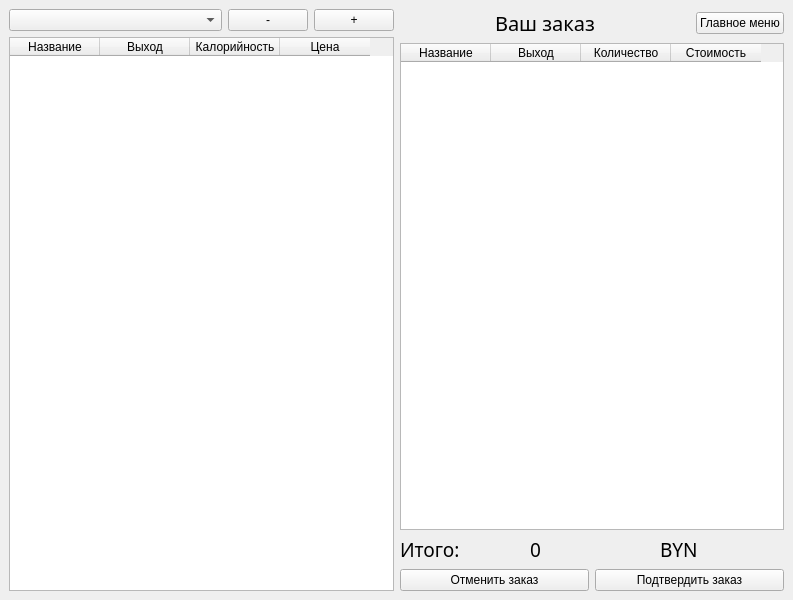
<?xml version="1.0" encoding="UTF-8"?>
<ui version="4.0">
 <class>MainWindow</class>
 <widget class="QMainWindow" name="MainWindow">
  <property name="geometry">
   <rect>
    <x>0</x>
    <y>0</y>
    <width>793</width>
    <height>600</height>
   </rect>
  </property>
  <property name="windowTitle">
   <string>MainWindow</string>
  </property>
  <widget class="QWidget" name="centralwidget">
   <layout class="QHBoxLayout" name="horizontalLayout_3">
    <item>
     <layout class="QHBoxLayout" name="horizontalLayout" stretch="1,1">
      <item>
       <layout class="QVBoxLayout" name="verticalLayout_9" stretch="0,5">
        <item>
         <layout class="QHBoxLayout" name="horizontalLayout_4" stretch="90,5,5">
          <item>
           <widget class="QComboBox" name="typesComboBox"/>
          </item>
          <item>
           <widget class="QPushButton" name="minusButton">
            <property name="text">
             <string>-</string>
            </property>
           </widget>
          </item>
          <item>
           <widget class="QPushButton" name="plusButon">
            <property name="text">
             <string>+</string>
            </property>
           </widget>
          </item>
         </layout>
        </item>
        <item>
         <widget class="QTableWidget" name="menuTableWidget">
          <property name="sizeAdjustPolicy">
           <enum>QAbstractScrollArea::AdjustToContents</enum>
          </property>
          <property name="sortingEnabled">
           <bool>true</bool>
          </property>
          <attribute name="horizontalHeaderDefaultSectionSize">
           <number>90</number>
          </attribute>
          <attribute name="horizontalHeaderMinimumSectionSize">
           <number>50</number>
          </attribute>
          <attribute name="horizontalHeaderShowSortIndicator" stdset="0">
           <bool>true</bool>
          </attribute>
          <column>
           <property name="text">
            <string>Название</string>
           </property>
          </column>
          <column>
           <property name="text">
            <string>Выход</string>
           </property>
          </column>
          <column>
           <property name="text">
            <string>Калорийность</string>
           </property>
          </column>
          <column>
           <property name="text">
            <string>Цена</string>
           </property>
          </column>
         </widget>
        </item>
       </layout>
      </item>
      <item>
       <layout class="QVBoxLayout" name="verticalLayout_8">
        <item>
         <layout class="QHBoxLayout" name="horizontalLayout_2" stretch="3,0">
          <item>
           <widget class="QLabel" name="label">
            <property name="font">
             <font>
              <family>Lobster</family>
              <pointsize>15</pointsize>
             </font>
            </property>
            <property name="text">
             <string>Ваш заказ</string>
            </property>
            <property name="textFormat">
             <enum>Qt::AutoText</enum>
            </property>
            <property name="alignment">
             <set>Qt::AlignCenter</set>
            </property>
           </widget>
          </item>
          <item>
           <widget class="QPushButton" name="mainMenuButton">
            <property name="text">
             <string>Главное меню</string>
            </property>
           </widget>
          </item>
         </layout>
        </item>
        <item>
         <widget class="QTableWidget" name="billTableWidget">
          <property name="sizeAdjustPolicy">
           <enum>QAbstractScrollArea::AdjustToContents</enum>
          </property>
          <attribute name="horizontalHeaderDefaultSectionSize">
           <number>90</number>
          </attribute>
          <attribute name="horizontalHeaderMinimumSectionSize">
           <number>50</number>
          </attribute>
          <attribute name="horizontalHeaderShowSortIndicator" stdset="0">
           <bool>true</bool>
          </attribute>
          <column>
           <property name="text">
            <string>Название</string>
           </property>
          </column>
          <column>
           <property name="text">
            <string>Выход</string>
           </property>
          </column>
          <column>
           <property name="text">
            <string>Количество</string>
           </property>
          </column>
          <column>
           <property name="text">
            <string>Стоимость</string>
           </property>
          </column>
         </widget>
        </item>
        <item>
         <layout class="QHBoxLayout" name="horizontalLayout_6" stretch="1,1,1">
          <item>
           <widget class="QLabel" name="label_4">
            <property name="font">
             <font>
              <family>Lobster</family>
              <pointsize>14</pointsize>
             </font>
            </property>
            <property name="text">
             <string>Итого:</string>
            </property>
           </widget>
          </item>
          <item>
           <widget class="QLabel" name="priceLabel">
            <property name="font">
             <font>
              <family>Lobster</family>
              <pointsize>14</pointsize>
             </font>
            </property>
            <property name="text">
             <string>0</string>
            </property>
           </widget>
          </item>
          <item>
           <widget class="QLabel" name="label_2">
            <property name="font">
             <font>
              <family>Lobster</family>
              <pointsize>14</pointsize>
             </font>
            </property>
            <property name="text">
             <string>BYN</string>
            </property>
           </widget>
          </item>
         </layout>
        </item>
        <item>
         <layout class="QHBoxLayout" name="horizontalLayout_5">
          <item>
           <widget class="QPushButton" name="cancelButton">
            <property name="text">
             <string>Отменить заказ</string>
            </property>
           </widget>
          </item>
          <item>
           <widget class="QPushButton" name="confirmButton">
            <property name="text">
             <string>Подтвердить заказ</string>
            </property>
           </widget>
          </item>
         </layout>
        </item>
       </layout>
      </item>
     </layout>
    </item>
   </layout>
  </widget>
 </widget>
 <resources/>
 <connections/>
</ui>
